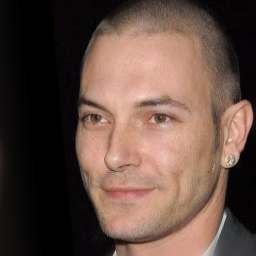
#> input picture deepfake-detector-prototype/face_crop_debug.png, 256 x 256 px
$ python -i poisson_gaussian.py   (imports and definitions only)   (older library calls are emulated)
#> lines starting #> are read from the running program, lines starting #| are printed output that depends on the picture
"""
Fits the signal-dependent Poisson-Gaussian noise model:
    Var(patch) ≈ a * mean(patch) + b

Real camera sensors follow this heteroscedastic relationship (a = photon
shot noise term, b = read noise / fixed pattern term, a > 0 expected).
Diffusion-generated images often violate this: variance can be too flat
(over-smoothed) or fail to scale with local intensity the way physical
photon noise does.

We estimate (a, b) via local patch statistics computed on smooth /
low-detail patches only (edges would inflate variance from real texture,
not noise).
"""
import numpy as np
import cv2


def _patch_grid_stats(gray: np.ndarray, patch_size: int = 8):
    h, w = gray.shape
    means, variances = [], []
    for y in range(0, h - patch_size + 1, patch_size):
        for x in range(0, w - patch_size + 1, patch_size):
            patch = gray[y : y + patch_size, x : x + patch_size]
            means.append(patch.mean())
            variances.append(patch.var())
    return np.array(means), np.array(variances)


def _flatness_mask(gray: np.ndarray, patch_size: int = 8, edge_thresh: float = 10.0):
    """Identify patches with low gradient energy (flat regions), where
    variance is attributable to sensor/generation noise rather than texture."""
    gx = cv2.Sobel(gray, cv2.CV_32F, 1, 0, ksize=3)
    gy = cv2.Sobel(gray, cv2.CV_32F, 0, 1, ksize=3)
    grad_mag = np.sqrt(gx ** 2 + gy ** 2)

    h, w = gray.shape
    flat = []
    for y in range(0, h - patch_size + 1, patch_size):
        for x in range(0, w - patch_size + 1, patch_size):
            patch_grad = grad_mag[y : y + patch_size, x : x + patch_size]
            flat.append(patch_grad.mean() < edge_thresh)
    return np.array(flat)


def fit_poisson_gaussian(image_bgr_uint8: np.ndarray, patch_size: int = 8) -> dict:
    gray = cv2.cvtColor(image_bgr_uint8, cv2.COLOR_BGR2GRAY).astype(np.float32)

    means, variances = _patch_grid_stats(gray, patch_size)
    flat_mask = _flatness_mask(gray, patch_size)

    if flat_mask.sum() < 10:
        # Not enough flat patches to fit reliably (e.g. very busy image) —
        # fall back to using all patches, weighted lower in downstream use.
        flat_mask = np.ones_like(flat_mask, dtype=bool)

    x = means[flat_mask]
    y = variances[flat_mask]

    # Linear regression: y = a*x + b
    A = np.vstack([x, np.ones_like(x)]).T
    (a, b), residuals_sum, rank, sv = np.linalg.lstsq(A, y, rcond=None)

    y_pred = a * x + b
    fit_residual = float(np.sqrt(np.mean((y - y_pred) ** 2)))  # RMSE of the fit

    return {
        "pg_a": float(a),
        "pg_b": float(b),
        "pg_fit_rmse": fit_residual,
        "pg_num_flat_patches": int(flat_mask.sum()),
    }

>>> import cv2
>>> picture = cv2.imread('../../face_crop_debug.png')
#> picture is the input picture: shape (256, 256, 3); mean B, G, R 65.8, 75.6, 98.3
>>> result = fit_poisson_gaussian(picture)
#> in fit_poisson_gaussian, `gray = cv2.cvtColor(image_bgr_uint8, cv2.COLOR_BGR2GRAY).astype(np.flo..`:
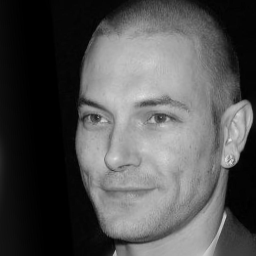
#> gray: shape (256, 256) float32; min 0, max 227, mean 81.3
#> after the loop in _patch_grid_stats, `for y in range(0, h - patch_size + 1, patch_size):`: means = 1024 values, max 200.8 at index 628, min 0 at index 3, mean 81.28; variances = 1024 values, max 5378.7 at index 511, min 0 at index 3, mean 187.9
#> in _flatness_mask, `gx = cv2.Sobel(gray, cv2.CV_32F, 1, 0, ksize=3)`:
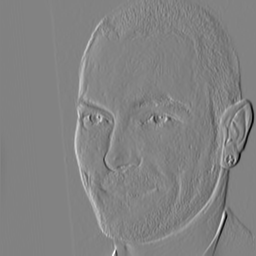
#> gx: shape (256, 256) float32; min -589, max 559, mean -0.3; drawn with min black and max white
#> in _flatness_mask, `gy = cv2.Sobel(gray, cv2.CV_32F, 0, 1, ksize=3)`:
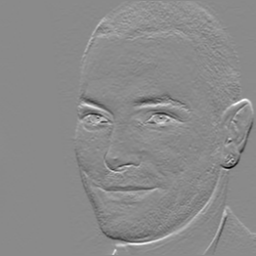
#> gy: shape (256, 256) float32; min -498, max 421, mean 2; drawn with min black and max white
#> in _flatness_mask, `grad_mag = np.sqrt(gx ** 2 + gy ** 2)`:
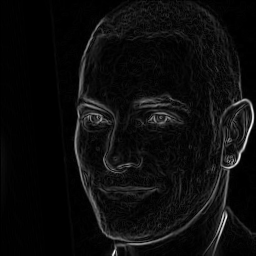
#> grad_mag: shape (256, 256) float32; min 0, max 622.1, mean 32.1; drawn with min black and max white
#> after the loop in _flatness_mask, `for y in range(0, h - patch_size + 1, patch_size):`: flat = 1024 items, first 6: True, True, True, True, True, True
#> in fit_poisson_gaussian, `x = means[flat_mask]`: x = 386 values, max 171.4 at index 363, min 0 at index 3, mean 8.14
#> in fit_poisson_gaussian, `y = variances[flat_mask]`: y = 386 values, max 8.27 at index 185, min 0 at index 3, mean 1.21
#> in fit_poisson_gaussian, `A = np.vstack([x, np.ones_like(x)]).T`: A = 386 pairs, first value 0 to 171.4, second value 1 to 1
#> in fit_poisson_gaussian, `(a, b), residuals_sum, rank, sv = np.linalg.lstsq(A, y, rcond=None)`: a = 0.0156; b = 1.09; residuals_sum = [891.2]; rank = 2; sv = [502, 18.62]
#> in fit_poisson_gaussian, `y_pred = a * x + b`: y_pred = 386 values, max 3.75 at index 363, min 1.09 at index 3, mean 1.21
#> in fit_poisson_gaussian, `fit_residual = float(np.sqrt(np.mean((y - y_pred) ** 2)))`: fit_residual = 1.52
#> result = {'pg_a': 0.0156, 'pg_b': 1.09, 'pg_fit_rmse': 1.52, 'pg_num_flat_patches': 386}
